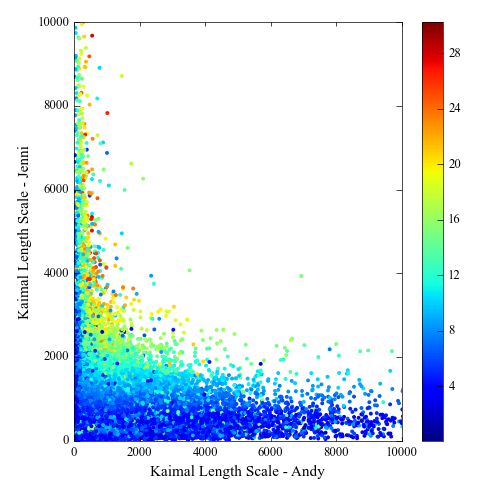

Here is the Python script that generated this plot:
"""
Demo - Andy L_u versus mine
"""
import sys
libpath = 'C:\\Users\\jrinker\\Documents\\GitHub\\dissertation'
if (libpath not in sys.path): sys.path.append(libpath)

import JR_Library.main as jr
import numpy as np
import scipy.io as scio
import matplotlib.pyplot as plt

# flag to save figure
saveFig = 0

# load fields, metadata from matlab
flds_mat, raw_mat = jr.loadNRELmatlab()
clean_mat = jr.screenmetadata(flds_mat,raw_mat,'NREL')

# get indices for parameters
Lu_Andy_idx = flds_mat.index('L_u_Andy')
tau_u_idx   = flds_mat.index('tau_u')
U_idx       = flds_mat.index('Mean_Wind_Speed')

# get values necessary for comparison
U        = clean_mat[:,U_idx]
Lu_Andy  = clean_mat[:,Lu_Andy_idx]
Lu_Jenni = clean_mat[:,tau_u_idx]*U

# plot Kaimal length scales
plt.figure(1,figsize=(5,5))
plt.clf()

#plt.hist2d(Lu_Andy,Lu_Jenni,bins=50)

plt.scatter(Lu_Andy,Lu_Jenni,c=U,s=8,edgecolor='none')
plt.xlim([0,1e4])
plt.ylim([0,1e4])
plt.xlabel('Kaimal Length Scale - Andy')
plt.ylabel('Kaimal Length Scale - Jenni')
plt.colorbar()
plt.tight_layout()

# save figure if requested
if saveFig:
    plt.savefig('demo-Andy_vs_Jenni_Lu.png')
    print 'Figure saved.'